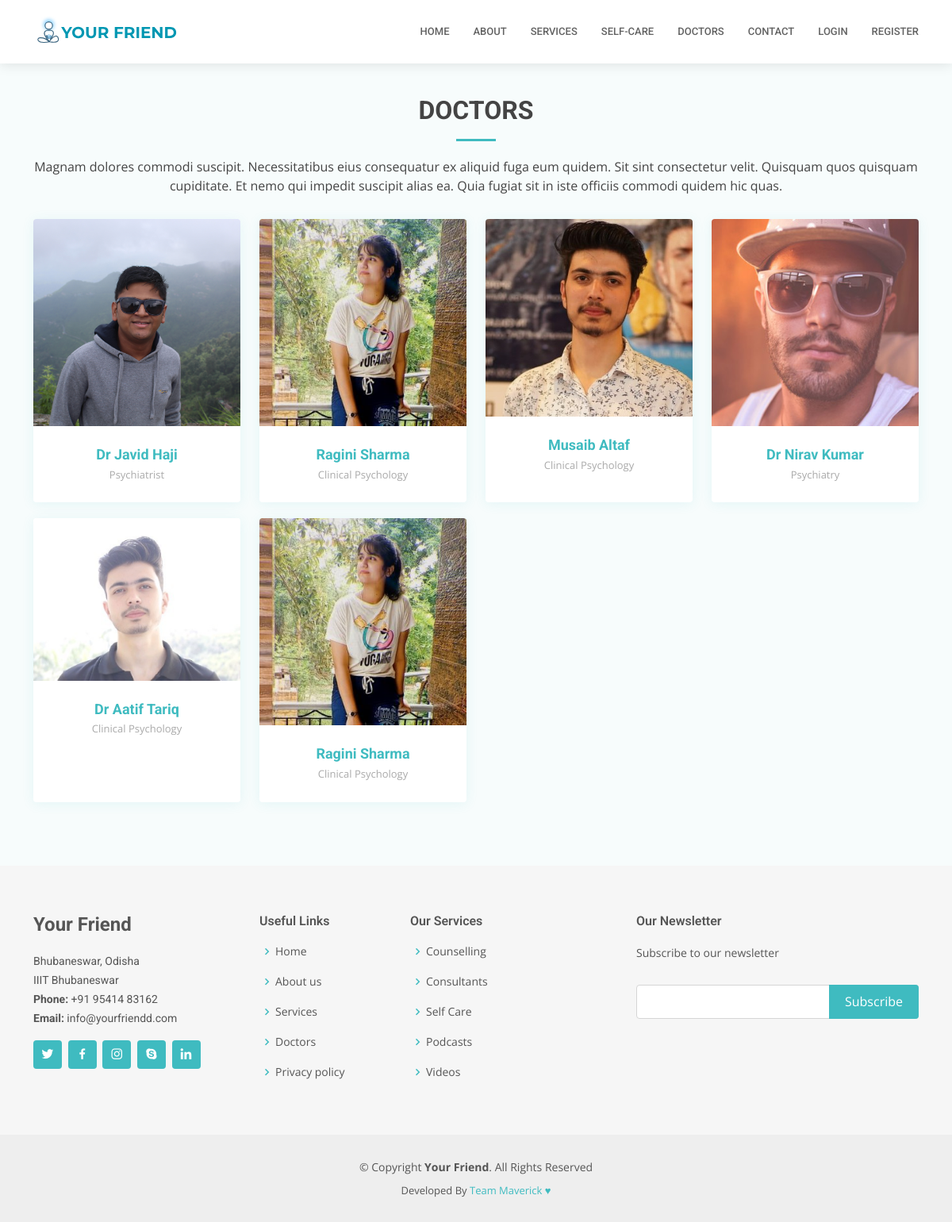
Screenshot of /auth/doctors/ with the database file from the repository.
### accounts/models.py (models this page shows, shortened)
class Consultant(models.Model):
    user = models.OneToOneField(User, on_delete=models.CASCADE, primary_key=True)
    name = models.CharField(max_length=250, default = "doctor")
    qualification = models.CharField(max_length = 100)
    speciality = models.CharField(max_length = 300)
    clinic = models.CharField(max_length = 300)
    contact = models.CharField(max_length = 13)
    email = models.EmailField(max_length = 200)
    photo = models.ImageField(upload_to = 'media', default = 'one.jpg')
    bio = models.TextField()

### accounts/views.py (the view)
# urls.py: path('doctors/', views.doctors, name='doctors'),
def doctors(request):
    consultant = Consultant.objects.all()
    context = {'consultant':consultant}
    return render(request, 'doctors.html', context)

### templates/doctors.html (shortened to what this page needs)
{% extends 'base.html' %}
{% load static %}
{% block body %}
<section id="doctors" class="doctors section-bg">
    <div class="container" data-aos="fade-up">
      <div class="section-title">
        <h2>Doctors</h2>
        <p>Magnam dolores commodi suscipit. Necessitatibus eius consequatur ex aliquid fuga eum quidem. Sit sint consectetur velit. Quisquam quos quisquam cupiditate. Et nemo qui impedit suscipit alias ea. Quia fugiat sit in iste officiis commodi quidem hic quas.</p>
      </div>
      <div class="row">
        {% for i in consultant %}
        <div class="col-lg-3 col-md-6 d-flex align-items-stretch">
          <div class="member" data-aos="fade-up" data-aos-delay="100">
            <div class="member-img">
              <img src="/media/{{i.photo}}" class="img-fluid" alt="">
            </div>
            <div class="member-info">
              <h4><a href="/auth/doctors/{{i.pk}}">{{i.name}}</a></h4>
              <span>{{i.speciality}}</span>
            </div>
          </div>
        </div>
        {% endfor %}
      </div>
    </div>
  </section>
  {% endblock %}

### static/css/style.css (style rules this page uses)
body { font-family: "Open Sans", sans-serif; color: #444444; }
a { color: #3fbbc0; text-decoration: none; }
h1, h2, h3, h4, h5, h6 { font-family: "Roboto", sans-serif; }
section { padding: 60px 0; overflow: hidden; }
.section-bg { background-color: #f7fcfc; }
.section-title { margin-top: 60px; text-align: center; padding-bottom: 30px; }
.section-title h2 { font-size: 32px; font-weight: bold; text-transform: uppercase; margin-bottom: 20px; padding-bottom: 20px; position: relative; }
.section-title h2::after { content: ""; position: absolute; display: block; width: 50px; height: 3px; background: #3fbbc0; bottom: 0; left: calc(50% - 25px); }
.section-title p { margin-bottom: 0; }
.doctors .member { margin-bottom: 20px; overflow: hidden; text-align: center; border-radius: 4px; background: #fff; box-shadow: 0px 2px 15px rgba(63, 187, 192, 0.1); }
.doctors .member .member-img { position: relative; overflow: hidden; }
.doctors .member .member-info { padding: 25px 15px; }
.doctors .member .member-info h4 { font-weight: 700; margin-bottom: 5px; font-size: 18px; color: #555555; }
.doctors .member .member-info span { display: block; font-size: 13px; font-weight: 400; color: #aaaaaa; }

### rows the page displays
Consultant: photo (picture), name "Dr Javid Haji", speciality "Psychiatrist"
Consultant: photo (picture), name "Ragini Sharma", speciality "Clinical Psychology"
Consultant: photo (picture), name "Musaib Altaf", speciality "Clinical Psychology"
Consultant: photo (picture), name "Dr Nirav Kumar", speciality "Psychiatry"
Consultant: photo (picture), name "Dr Aatif Tariq", speciality "Clinical Psychology"
Consultant: photo (picture), name "Ragini Sharma", speciality "Clinical Psychology"
